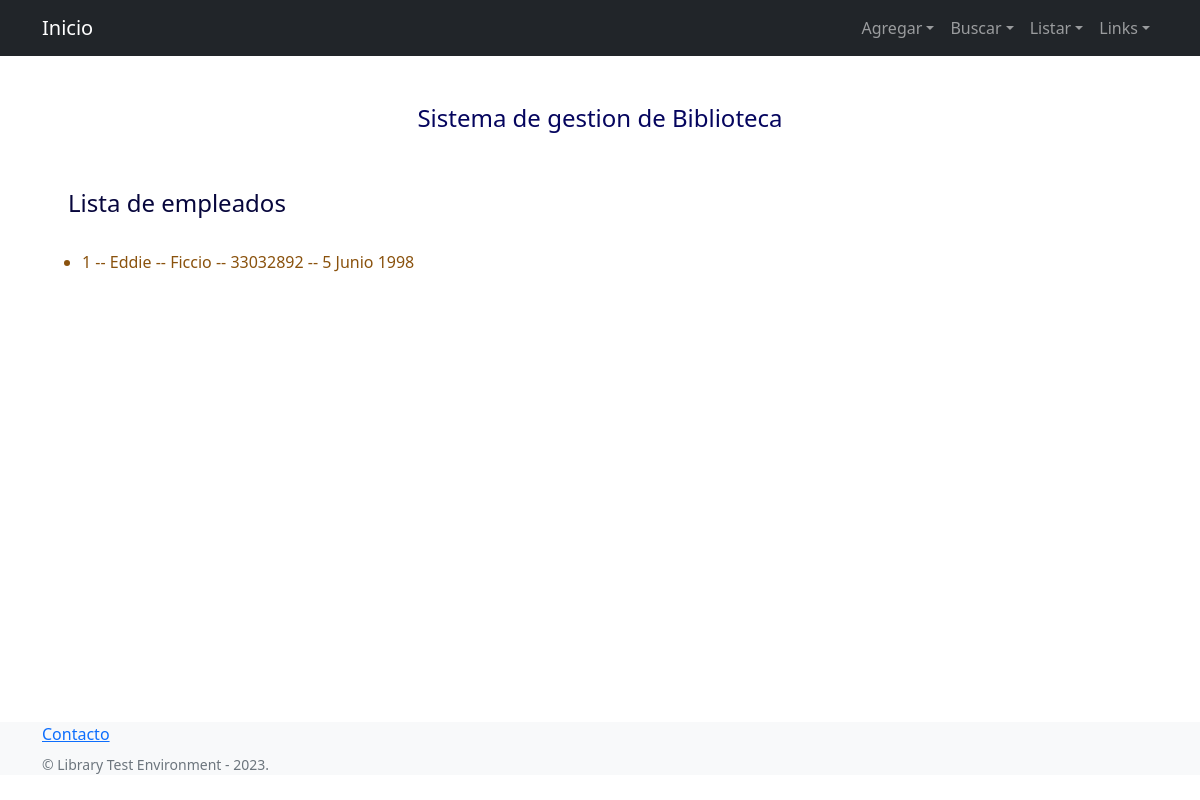
/AppLibrary/listaEmpleados/, run on an earlier commit of the app's database.
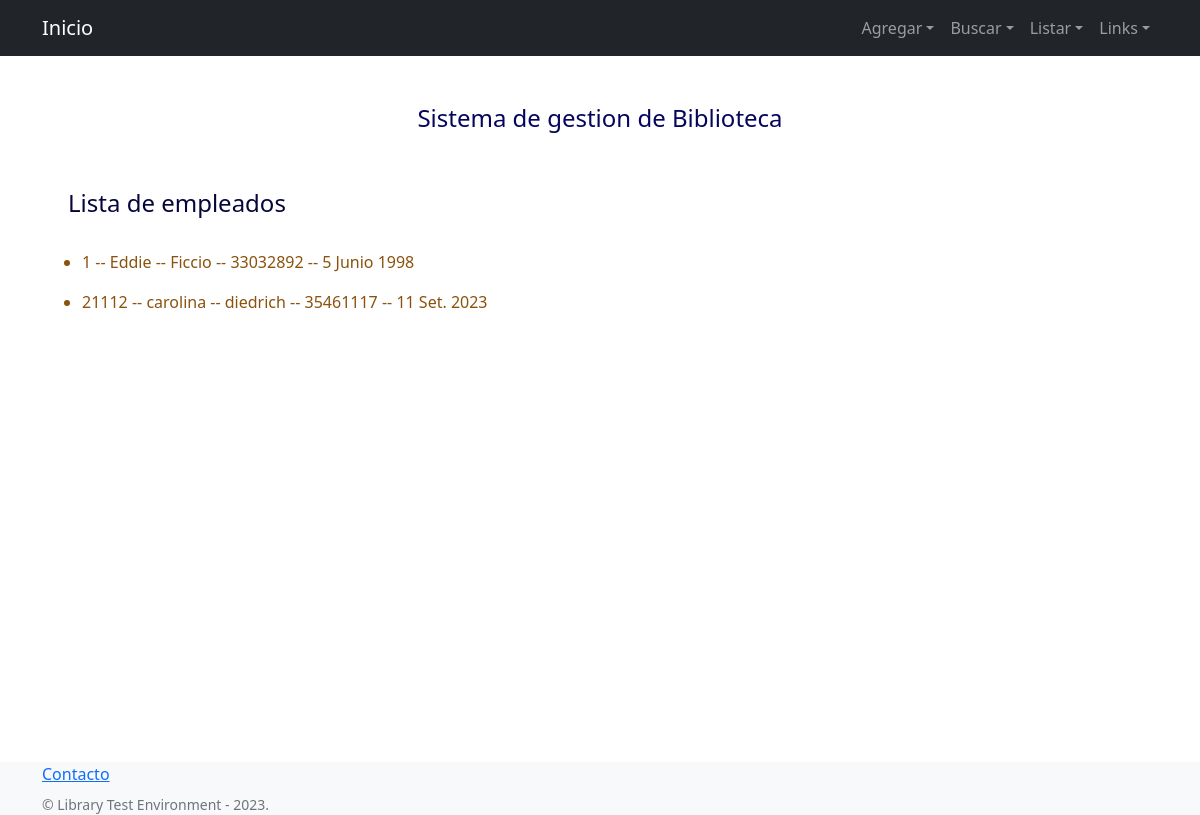
And on a later commit of the database.
### AppLibrary/models.py (models this page shows, shortened)
class Empleado(models.Model):
    nombre = models.CharField(max_length=50)
    apellido = models.CharField(max_length=50, null=True)
    dni = models.IntegerField()
    legajo = models.IntegerField()
    fecha_ingreso = models.DateField(null=True)

### AppLibrary/views.py (the view)
# urls.py: path('listaEmpleados/',listaEmpleados, name="Empleados"),
def listaEmpleados(request):
    listaEmpleados=Empleado.objects.all()
    return render(request, "listaEmpleados.html", {"listaEmpleados":listaEmpleados})

### AppLibrary/templates/listaEmpleados.html
{% extends 'padre.html' %}
{% block contenidoQueCambia %}
    <br>
    <div class="titulo_listas">
    <h4> Lista de empleados </h4>
    <br>
   </div>
    <div class="listas">
     {% for empleado in listaEmpleados %}
        <ul >
            <li > {{empleado.legajo}} -- {{empleado.nombre}} -- {{empleado.apellido}} -- {{empleado.dni}} -- {{empleado.fecha_ingreso}} </li>
        </ul>
    {% endfor %}
    </div>
{% endblock contenidoQueCambia %}

### AppLibrary/templates/padre.html (shortened to what this page needs)
<!DOCTYPE html>
<html lang="en">
    <head>
        {%load static %}
        <link href="{% static 'css/styles.css' %}" rel="stylesheet" />
        <link href="{% static 'css/misEstilos.css' %}" rel="stylesheet" />
    </head>
    <body>
        <nav class="navbar navbar-expand-lg navbar-dark bg-dark">
            <div class="container">
                <a class="navbar-brand" href="/AppLibrary/">Inicio</a>
                <div class="collapse navbar-collapse" id="navbarSupportedContent">
                    <ul class="navbar-nav ms-auto mb-2 mb-lg-0">
                        <li class="nav-item dropdown">
                            <a class="nav-link dropdown-toggle" id="navbarDropdown" href="#" role="button" data-bs-toggle="dropdown" aria-expanded="false">Agregar</a>
                        </li>
                        <li class="nav-item dropdown">
                            <a class="nav-link dropdown-toggle" id="navbarDropdown" href="#" role="button" data-bs-toggle="dropdown" aria-expanded="false">Buscar</a>
                        </li>
                        <li class="nav-item dropdown">
                            <a class="nav-link dropdown-toggle" id="navbarDropdown" href="#" role="button" data-bs-toggle="dropdown" aria-expanded="false">Listar</a>
                        </li>
                        <li class="nav-item dropdown">
                            <a class="nav-link dropdown-toggle" id="navbarDropdown" href="#" role="button" data-bs-toggle="dropdown" aria-expanded="false">Links</a>
                        </li>
                    </ul>
                </div>
            </div>
        </nav>
        <div class="container">
            <div class="text-center mt-5">
                <h1 style="color:rgb(5, 5, 94);font-size:150%;">Sistema de gestion de Biblioteca</h1>
                <br>
            </div>
        </div>
<div>
    {% block contenidoQueCambia %}
    {% endblock contenidoQueCambia %}
</div>
        <br>
        <br>
        <br>
        <br>
        <br>
        <br>
        <br>
        <br>
        <br>
        <br>
        <br>
        <br>
        <br>
        <br>
        <br>
        <br>
        <br>
        <br>
        <footer class="footer bg-light">
            <div class="container">
                <div class="row">
                    <br>  <div class="col-lg-6 h-100 text-center text-lg-start my-auto">
                        <ul class="list-inline mb-2">
                            <li class="list-inline-item"><a href="mailto:danielciarlantini@gmail.com">Contacto</a></li>
                        </ul>
                        <p class="text-muted small mb-4 mb-lg-0">&copy; Library Test Environment - 2023.</p>
                </div>
            </div>
        </footer>
    </body>
</html>

### AppLibrary/static/css/misEstilos.css (style rules this page uses)
.titulo_listas { color:rgb(7, 6, 60); text-align: left; padding-left: 68px; }
.listas { color:rgb(138, 82, 13); text-align: left; padding-left: 50px; }

What changed in the data, as far as the page shows it:
added Empleado: legajo "21112", nombre "carolina", apellido "diedrich", dni "35461117", fecha_ingreso "11 Set. 2023"
